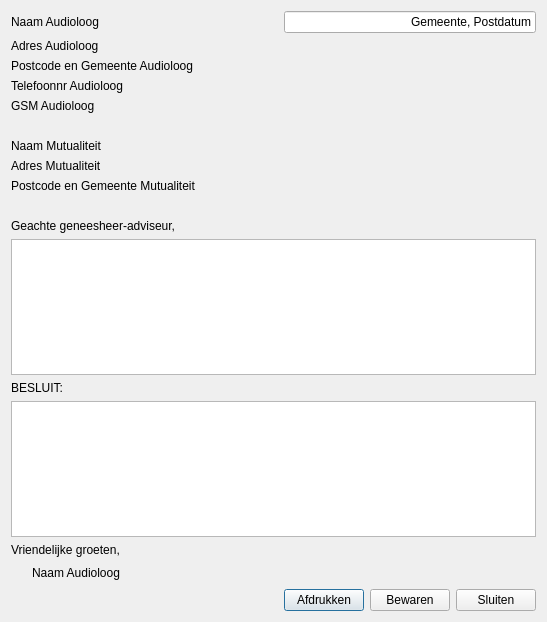
<?xml version="1.0" encoding="UTF-8"?>
<ui version="4.0">
 <class>BriefMutualiteit</class>
 <widget class="QDialog" name="BriefMutualiteit">
  <property name="windowModality">
   <enum>Qt::WindowModal</enum>
  </property>
  <property name="geometry">
   <rect>
    <x>0</x>
    <y>0</y>
    <width>547</width>
    <height>622</height>
   </rect>
  </property>
  <property name="windowTitle">
   <string>Brief Mutualiteit</string>
  </property>
  <property name="windowIcon">
   <iconset resource="../icons.qrc">
    <normaloff>:/icons/agt_softwareD-64.png</normaloff>:/icons/agt_softwareD-64.png</iconset>
  </property>
  <property name="locale">
   <locale language="Dutch" country="Belgium"/>
  </property>
  <layout class="QGridLayout" name="gridLayout">
   <item row="0" column="0" colspan="2">
    <widget class="QLabel" name="label">
     <property name="minimumSize">
      <size>
       <width>200</width>
       <height>0</height>
      </size>
     </property>
     <property name="text">
      <string>Naam Audioloog</string>
     </property>
    </widget>
   </item>
   <item row="0" column="2" colspan="3">
    <widget class="QLineEdit" name="lineEdit">
     <property name="text">
      <string>Gemeente, Postdatum</string>
     </property>
     <property name="alignment">
      <set>Qt::AlignRight|Qt::AlignTrailing|Qt::AlignVCenter</set>
     </property>
    </widget>
   </item>
   <item row="1" column="0" colspan="2">
    <widget class="QLabel" name="label_2">
     <property name="minimumSize">
      <size>
       <width>200</width>
       <height>0</height>
      </size>
     </property>
     <property name="text">
      <string>Adres Audioloog</string>
     </property>
    </widget>
   </item>
   <item row="2" column="0" colspan="2">
    <widget class="QLabel" name="label_4">
     <property name="minimumSize">
      <size>
       <width>200</width>
       <height>0</height>
      </size>
     </property>
     <property name="text">
      <string>Postcode en Gemeente Audioloog</string>
     </property>
    </widget>
   </item>
   <item row="3" column="0" colspan="2">
    <widget class="QLabel" name="label_5">
     <property name="minimumSize">
      <size>
       <width>200</width>
       <height>0</height>
      </size>
     </property>
     <property name="text">
      <string>Telefoonnr Audioloog</string>
     </property>
    </widget>
   </item>
   <item row="4" column="0" colspan="2">
    <widget class="QLabel" name="label_6">
     <property name="minimumSize">
      <size>
       <width>200</width>
       <height>0</height>
      </size>
     </property>
     <property name="text">
      <string>GSM Audioloog</string>
     </property>
    </widget>
   </item>
   <item row="5" column="1">
    <spacer name="verticalSpacer">
     <property name="orientation">
      <enum>Qt::Vertical</enum>
     </property>
     <property name="sizeType">
      <enum>QSizePolicy::Minimum</enum>
     </property>
     <property name="sizeHint" stdset="0">
      <size>
       <width>206</width>
       <height>20</height>
      </size>
     </property>
    </spacer>
   </item>
   <item row="6" column="0" colspan="2">
    <widget class="QLabel" name="label_7">
     <property name="minimumSize">
      <size>
       <width>200</width>
       <height>0</height>
      </size>
     </property>
     <property name="text">
      <string>Naam Mutualiteit</string>
     </property>
    </widget>
   </item>
   <item row="7" column="0" colspan="2">
    <widget class="QLabel" name="label_8">
     <property name="minimumSize">
      <size>
       <width>200</width>
       <height>0</height>
      </size>
     </property>
     <property name="text">
      <string>Adres Mutualiteit</string>
     </property>
    </widget>
   </item>
   <item row="8" column="0" colspan="2">
    <widget class="QLabel" name="label_9">
     <property name="minimumSize">
      <size>
       <width>200</width>
       <height>0</height>
      </size>
     </property>
     <property name="text">
      <string>Postcode en Gemeente Mutualiteit</string>
     </property>
    </widget>
   </item>
   <item row="9" column="1">
    <spacer name="verticalSpacer_2">
     <property name="orientation">
      <enum>Qt::Vertical</enum>
     </property>
     <property name="sizeType">
      <enum>QSizePolicy::Minimum</enum>
     </property>
     <property name="sizeHint" stdset="0">
      <size>
       <width>206</width>
       <height>20</height>
      </size>
     </property>
    </spacer>
   </item>
   <item row="10" column="0" colspan="2">
    <widget class="QLabel" name="label_3">
     <property name="text">
      <string>Geachte geneesheer-adviseur,</string>
     </property>
    </widget>
   </item>
   <item row="11" column="0" colspan="5">
    <widget class="QPlainTextEdit" name="plainTextEdit"/>
   </item>
   <item row="12" column="0" colspan="2">
    <widget class="QLabel" name="label_10">
     <property name="text">
      <string>BESLUIT:</string>
     </property>
    </widget>
   </item>
   <item row="13" column="0" colspan="5">
    <widget class="QPlainTextEdit" name="plainTextEdit_2"/>
   </item>
   <item row="14" column="0" colspan="2">
    <widget class="QLabel" name="label_12">
     <property name="minimumSize">
      <size>
       <width>200</width>
       <height>0</height>
      </size>
     </property>
     <property name="text">
      <string>Vriendelijke groeten,</string>
     </property>
    </widget>
   </item>
   <item row="15" column="0">
    <spacer name="horizontalSpacer">
     <property name="orientation">
      <enum>Qt::Horizontal</enum>
     </property>
     <property name="sizeType">
      <enum>QSizePolicy::Fixed</enum>
     </property>
     <property name="sizeHint" stdset="0">
      <size>
       <width>15</width>
       <height>20</height>
      </size>
     </property>
    </spacer>
   </item>
   <item row="15" column="1">
    <widget class="QLabel" name="label_11">
     <property name="minimumSize">
      <size>
       <width>200</width>
       <height>0</height>
      </size>
     </property>
     <property name="text">
      <string>Naam Audioloog</string>
     </property>
    </widget>
   </item>
   <item row="16" column="1">
    <spacer name="horizontalSpacer_2">
     <property name="orientation">
      <enum>Qt::Horizontal</enum>
     </property>
     <property name="sizeHint" stdset="0">
      <size>
       <width>206</width>
       <height>22</height>
      </size>
     </property>
    </spacer>
   </item>
   <item row="16" column="2">
    <widget class="QPushButton" name="b_afdrukken">
     <property name="text">
      <string>Afdrukken</string>
     </property>
    </widget>
   </item>
   <item row="16" column="3">
    <widget class="QPushButton" name="b_bewaren">
     <property name="text">
      <string>Bewaren</string>
     </property>
    </widget>
   </item>
   <item row="16" column="4">
    <widget class="QPushButton" name="b_sluiten">
     <property name="text">
      <string>Sluiten</string>
     </property>
    </widget>
   </item>
  </layout>
 </widget>
 <resources>
  <include location="../icons.qrc"/>
 </resources>
 <connections/>
</ui>
